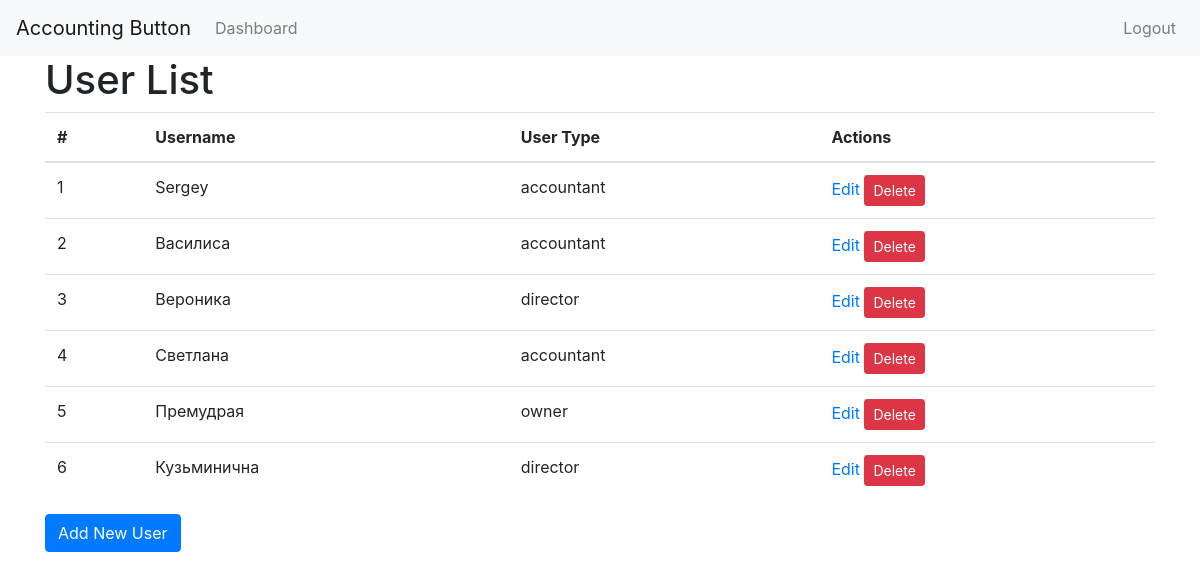
Page /users/ (signed in) on the committed database.
### Accounting_button/models.py (models this page shows)
class CustomUser(AbstractUser):
    USER_TYPES = (
        ('accountant', 'Бухгалтер'),
        ('director', 'Директор'),
        ('owner', 'Собственник'),
    )
    user_type = models.CharField(max_length=10, choices=USER_TYPES, default='accountant')

### Accounting_button/views.py (the view)
# urls.py: path('users/', views.user_list, name='user_list'),
@login_required
def user_list(request):
    users = CustomUser.objects.all()
    return render(request, 'Accounting_button/user_list.html', {'users': users})

### Accounting_button/templates/Accounting_button/user_list.html (shortened to what this page needs)
{% extends "Accounting_button/base.html" %}
{% block content %}
<h1>User List</h1>
<table class="table">
    <thead>
        <tr>
            <th>#</th>
            <th>Username</th>
            <th>User Type</th>
            <th>Actions</th>
        </tr>
    </thead>
    <tbody>
        {% for user in users %}
        <tr>
            <td>{{ user.id }}</td>
            <td>{{ user.username }}</td>
            <td>{{ user.user_type }}</td>
            <td>
                <a href="{% url 'user_edit' user.id %}">Edit</a>
                <form method="post" action="{% url 'user_delete' user.id %}" style="display:inline;">
                    <button type="submit" class="btn btn-danger btn-sm">Delete</button>
                </form>
            </td>
        </tr>
        {% endfor %}
    </tbody>
</table>
<p>
    <a href="{% url 'user_add' %}" class="btn btn-primary">Add New User</a>
</p>
{% endblock %}

### rows in the picture
CustomUser: id "1", username "Sergey", user_type "accountant"
CustomUser: id "2", username "Василиса", user_type "accountant"
CustomUser: id "3", username "Вероника", user_type "director"
CustomUser: id "4", username "Светлана", user_type "accountant"
CustomUser: id "5", username "Премудрая", user_type "owner"
CustomUser: id "6", username "Кузьминична", user_type "director"
